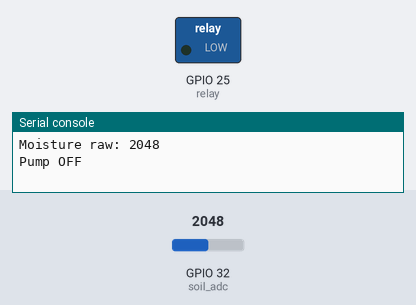
Recording of a program running on a simulated ESP32 board running MicroPython. Shown: switched loads named in the program (green lamp = pin HIGH), the last lines printed to the serial console. The inputs (shaded band) are chosen by the test bench; at power-on: GPIO 32 (soil_adc) = 2048 (analog values on the 0–4095 scale).

Above: at 1.2 s.
1.3 s: GPIO 32 (soil_adc) set to 2442
4.0 s: GPIO 32 (soil_adc) set to 2529
At 4.5 s:
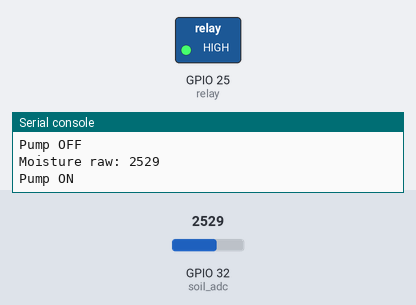
6.7 s: GPIO 32 (soil_adc) set to 2460
At 8.8 s:
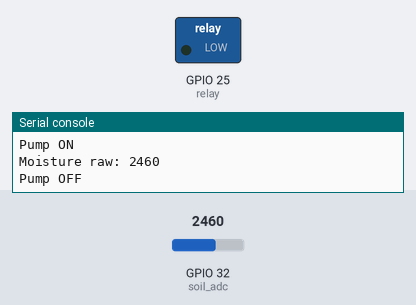
9.5 s: GPIO 32 (soil_adc) set to 2540
At 10.3 s:
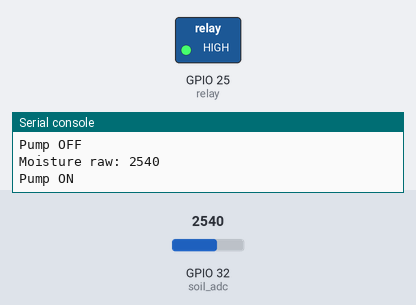
Timing chart, 0 to 12.5 s (numbered marks = the images above; inputs shaded):
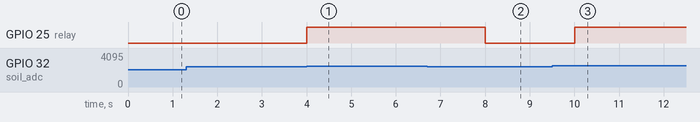

The program:

plant_watering.py
```python
from machine import ADC, Pin
import time, hcsr04
from hcsr04 import HCSR04

# Soil moisture sensor on GPIO32
soil_adc = ADC(Pin(32))
soil_adc.atten(ADC.ATTN_11DB)
soil_adc.width(ADC.WIDTH_12BIT)

# Relay on GPIO25 (active LOW example)
relay = Pin(25, Pin.OUT)
relay.value(0)  # relay OFF at start (HIGH = OFF for active-LOW)

# read dry vs wet and pick a value between
DRY_THRESHOLD = 2500  # example: > 2500 = dry, < 2500 = wet

ultra = HCSR04(trigger_pin=18, echo_pin=5)

while True:
    moisture_raw = soil_adc.read()  # higher = drier
    print("Moisture raw:", moisture_raw)

    if moisture_raw > DRY_THRESHOLD:
        # soil is dry -> pump ON
        relay.value(1)  # active-LOW relay ON
        print("Pump ON")
    else:
        # soil is wet enough -> pump OFF
        relay.value(0)  # relay OFF
        print("Pump OFF")

    time.sleep(2)
```

Measured:
- the behaviour switches between 2500 and 2501 on GPIO 32 (soil_adc) (found by bisection; images 0 and 1)
- after the input at 4.0 s, GPIO 25 (relay): LOW → HIGH at once
- after the input at 6.7 s, GPIO 25 (relay): HIGH → LOW after 1.3 s
- after the input at 9.5 s, GPIO 25 (relay): LOW → HIGH after 0.50 s
